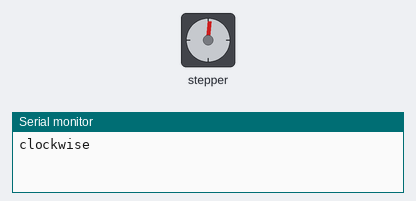
A sketch run on a simulated Arduino Uno, built with avr-gcc and run on an emulated ATmega328P. Shown: stepper motor, the last lines printed to the serial monitor. Stepper angles assume 60 steps per turn.

Above: at 0.05 s.
At 1.0 s:
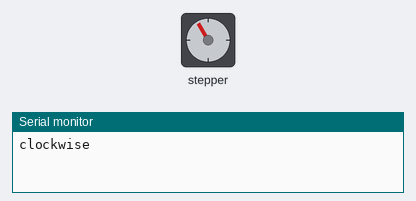
At 1.7 s:
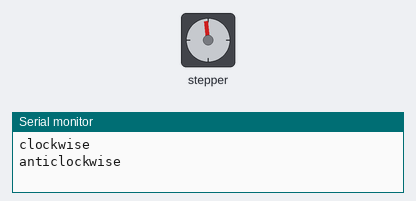
At 2.45 s:
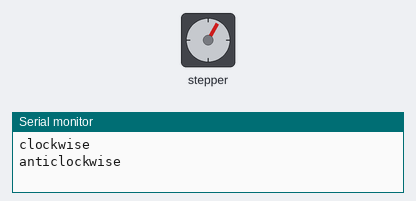
Timing chart, 0 to 6.9 s (numbered marks = the images above):
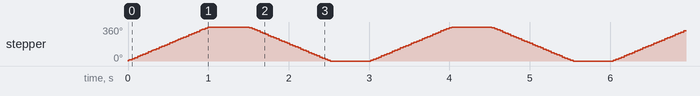

The sketch:

stepper_motor_personal.ino
```cpp
#include <Stepper.h>
const int stepsPerRevolution = 60;
Stepper myStepper(stepsPerRevolution, 8, 9, 10, 11);


void setup() {
  Serial.begin(9600);
  myStepper.setSpeed(60);
//  Serial.print("Set motor speed to  : ");
//  while(Serial.available()==0); { }
//  int user_speed= Serial.parseInt();
//  Serial.println(user_speed);
 }
void loop() {
  Serial.println("clockwise");
  myStepper.step(stepsPerRevolution);
  delay(500);
   Serial.println("anticlockwise");
  myStepper.step(-stepsPerRevolution);
  delay(500);


}
```

Measured:
- by itself, stepper: turns 360° clockwise in 0.99 s, then 360° counter-clockwise in 1.0 s, repeating every 3.0 s
